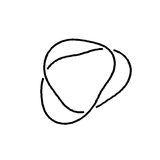
#> input picture code/paired/examples/switched-unknot.png, 160 x 160 px
$ python -i cnn.py   (imports and definitions only)
#> lines starting #> are read from the running program, lines starting #| are printed output that depends on the picture
"""Train a small convolutional regressor on paired knot drawings using NumPy.

Run OPENBLAS_NUM_THREADS=1 python cnn.py ../paired/manifest.csv --out results
from the learning directory. All model selection uses the validation split.
"""

import argparse
import csv
import json
from pathlib import Path

import numpy as np
from numpy.lib.stride_tricks import sliding_window_view
from PIL import Image


# [8 lines left out: function windows, not called in this run]


class CountCNN:
    # [59 lines left out: functions __init__, forward, gradients, not called in this run]


def read_image(path):
#> called with path = '../paired/examples/switched-unknot.png'
    with Image.open(path) as image:
#> image is the input picture: PIL image 160x160 L; min 0, max 255, mean 246.5
        rgba = image.convert('RGBA')
        flat = Image.alpha_composite(Image.new('RGBA', rgba.size, 'white'), rgba).convert('L')
        x = np.asarray(flat.resize((80, 80), Image.Resampling.LANCZOS), dtype='f') / 255.
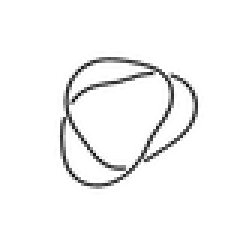
#> x: shape (80, 80) float32 (shown 3 times larger); min 0.0824, max 1, mean 0.964
    border = np.concatenate([x[0], x[-1], x[1:-1, 0], x[1:-1, -1]])
#> border = 316 values from 1 to 1
    return (1 - x if np.median(border) > .5 else x)[:, :, None]
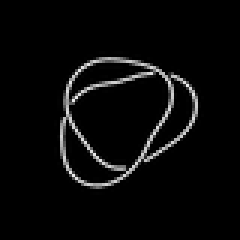
#> returned value: shape (80, 80, 1) float32 (shown 3 times larger); min 0, max 0.918, mean 0.0363


def batched_prediction(model, images, batch_size=24):
    batches = [model.forward(images[i:i + batch_size]) for i in range(0, len(images), batch_size)]
    return np.concatenate(batches)


# [117 lines left out: functions fit, stats, save_csv, main, not called in this run]


# [2 lines not run here, left out]

>>> result = read_image('../paired/examples/switched-unknot.png')
